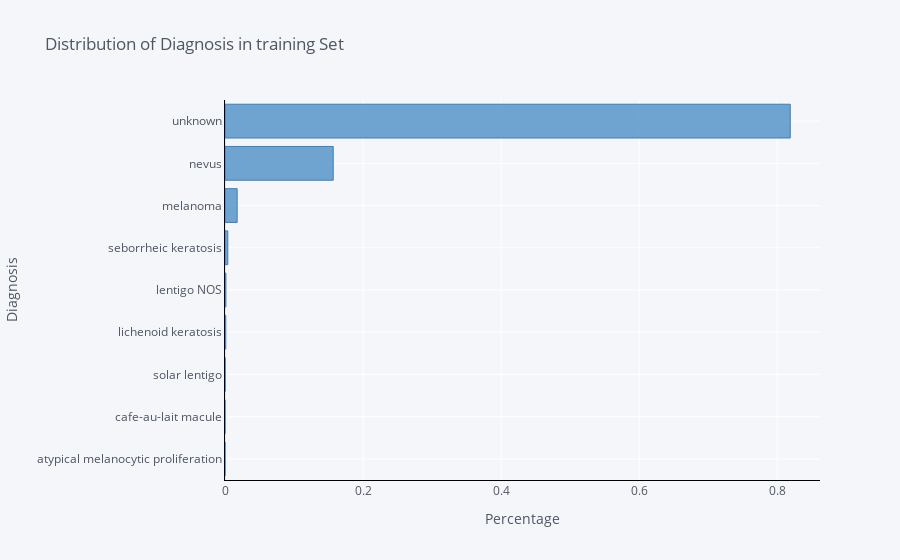

The code cell stored with this chart in its notebook:
### Code cell
train_df['diagnosis'].value_counts(normalize=True).sort_values().iplot(kind='barh',
                                                                       linecolor='black',
                                                                      xTitle='Percentage',
                                                                      yTitle='Diagnosis',
                                                                      color='blue',
                                                                      opacity=0.7,
                                                                      theme='pearl',
                                                                      bargap=0.2,
                                                                      gridcolor='white',
                                                                      title='Distribution of Diagnosis in training Set')

### Figure 1 — Plotly figure (JSON) as saved in the notebook; plotly's stock layout.template omitted (floating-point values rounded to 4 significant figures)
{"data": [{"marker": {"color": "rgba(55, 128, 191, 0.7)", "line": {"color": "rgba(55, 128, 191, 1.0)", "width": 1}}, "name": "diagnosis", "orientation": "h", "text": "", "type": "bar", "x": [3.019e-05, 3.019e-05, 0.0002113, 0.001117, 0.001328, 0.004075, 0.01763, 0.1568, 0.8188], "y": ["atypical melanocytic proliferation", "cafe-au-lait macule", "solar lentigo", "lichenoid keratosis", "lentigo NOS", "seborrheic keratosis", "melanoma", "nevus", "unknown"]}], "layout": {"bargap": 0.2, "legend": {"bgcolor": "#F5F6F9", "font": {"color": "#4D5663"}}, "paper_bgcolor": "#F5F6F9", "plot_bgcolor": "#F5F6F9", "title": {"font": {"color": "#4D5663"}, "text": "Distribution of Diagnosis in training Set"}, "xaxis": {"gridcolor": "white", "linecolor": "black", "showgrid": true, "tickfont": {"color": "#4D5663"}, "title": {"font": {"color": "#4D5663"}, "text": "Percentage"}, "zerolinecolor": "#E1E5ED"}, "yaxis": {"gridcolor": "white", "linecolor": "black", "showgrid": true, "tickfont": {"color": "#4D5663"}, "title": {"font": {"color": "#4D5663"}, "text": "Diagnosis"}, "zerolinecolor": "#E1E5ED"}}}
